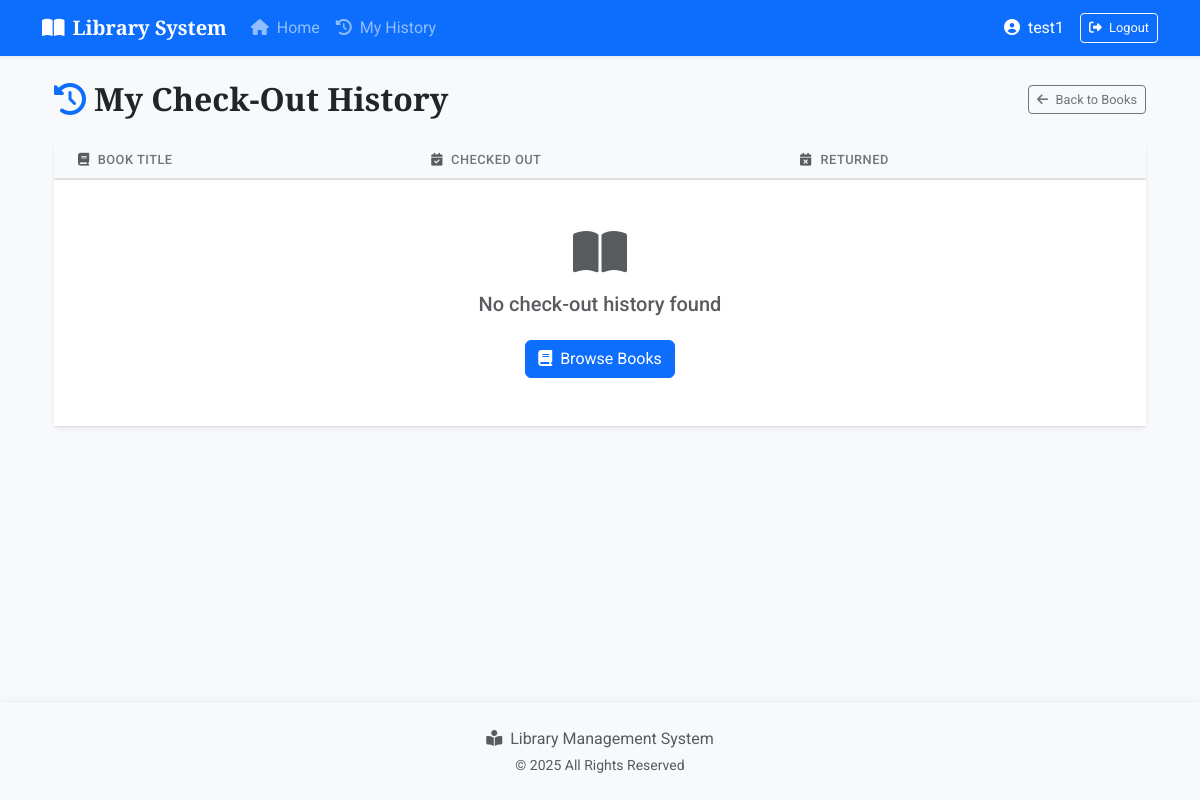
Page /checkout/history (signed in) on the earlier database version.
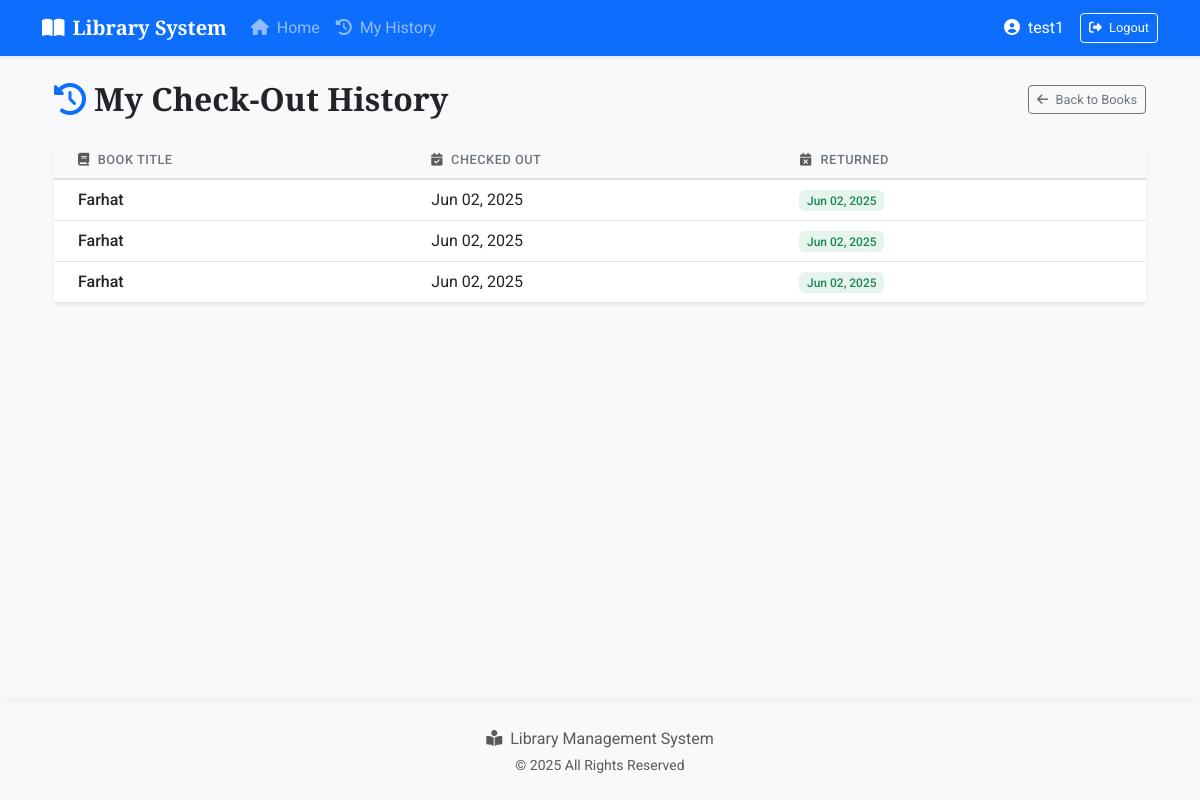
Same page on the later database version.
### app/models.py (models this page shows)
class Checkout(db.Model):
    id = db.Column(db.Integer, primary_key=True)
    user_id = db.Column(db.Integer, db.ForeignKey('user.id'))
    book_id = db.Column(db.Integer, db.ForeignKey('book.id'))
    checkout_date = db.Column(db.DateTime, default=datetime.utcnow)
    return_date = db.Column(db.DateTime, nullable=True)

class Book(db.Model):
    id = db.Column(db.Integer, primary_key=True)
    title = db.Column(db.String(128))
    author = db.Column(db.String(128))
    year = db.Column(db.Integer)
    language = db.Column(db.String(64))
    available = db.Column(db.Boolean, default=True)
    checkouts = db.relationship('Checkout', backref='book', lazy='dynamic')

### app/routes/checkout_routes.py (the view)
@bp.route('/history')
@login_required
def history():
    checkouts = Checkout.query.filter_by(user_id=current_user.id).all()
    return render_template('history.html', checkouts=checkouts)

### app/models.py (called while the page is built)
@login.user_loader
def load_user(id):
    return User.query.get(int(id))

### app/templates/history.html
{% extends "base.html" %}
{% block content %}
<div class="container">
    <div class="d-flex justify-content-between align-items-center mb-4">
        <h2 class="mb-0">
            <i class="fas fa-history text-primary me-2"></i>My Check-Out History
        </h2>
        <a href="{{ url_for('book.index') }}" class="btn btn-sm btn-outline-secondary">
            <i class="fas fa-arrow-left me-1"></i> Back to Books
        </a>
    </div>
    <div class="card shadow-sm border-0">
        <div class="card-body p-0">
            <div class="table-responsive">
                <table class="table table-hover align-middle mb-0">
                    <thead class="table-light">
                        <tr>
                            <th class="ps-4"><i class="fas fa-book text-muted me-2"></i>Book Title</th>
                            <th><i class="fas fa-calendar-check text-muted me-2"></i>Checked Out</th>
                            <th class="pe-4"><i class="fas fa-calendar-times text-muted me-2"></i>Returned</th>
                        </tr>
                    </thead>
                    <tbody>
                        {% for c in checkouts %}
                        <tr>
                            <td class="ps-4 fw-medium">{{ c.book.title }}</td>
                            <td>{{ c.checkout_date.strftime('%b %d, %Y') }}</td>
                            <td class="pe-4">
                                {% if c.return_date %}
                                    <span class="badge bg-success bg-opacity-10 text-success">
                                        {{ c.return_date.strftime('%b %d, %Y') }}
                                    </span>
                                {% else %}
                                    <span class="badge bg-warning bg-opacity-10 text-warning">
                                        <i class="fas fa-clock me-1"></i> Not Returned
                                    </span>
                                {% endif %}
                            </td>
                        </tr>
                        {% else %}
                        <tr>
                            <td colspan="3" class="text-center py-5">
                                <i class="fas fa-book-open fa-3x text-muted mb-3"></i>
                                <h5 class="text-muted">No check-out history found</h5>
                                <a href="{{ url_for('book.index') }}" class="btn btn-primary mt-3">
                                    <i class="fas fa-book me-1"></i> Browse Books
                                </a>
                            </td>
                        </tr>
                        {% endfor %}
                    </tbody>
                </table>
            </div>
        </div>
    </div>
</div>
{% endblock %}

Differences in the rows shown:
added Checkout: book "Farhat", checkout_date "Jun 02, 2025", return_date "Jun 02, 2025"
added Checkout: book "Farhat", checkout_date "Jun 02, 2025", return_date "Jun 02, 2025"
added Checkout: book "Farhat", checkout_date "Jun 02, 2025", return_date "Jun 02, 2025"
Other differences:
text no longer shown: "No check-out history found Browse Books"
